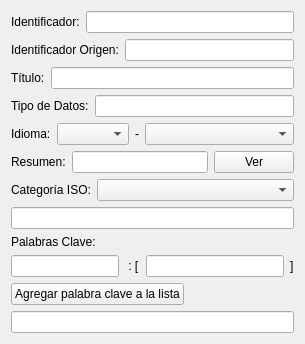
          <widget class="QWidget" name="page">
           <property name="geometry">
            <rect>
             <x>0</x>
             <y>0</y>
             <width>305</width>
             <height>341</height>
            </rect>
           </property>
           <attribute name="icon">
            <iconset>
             <normaloff>icon/identification.png</normaloff>icon/identification.png</iconset>
           </attribute>
           <attribute name="label">
            <string>Identificación</string>
           </attribute>
           <layout class="QGridLayout" name="gridLayout_2">
            <item row="0" column="0">
             <layout class="QHBoxLayout" name="horizontalLayout">
              <item>
               <widget class="QLabel" name="labelidentificador">
                <property name="sizePolicy">
                 <sizepolicy hsizetype="Fixed" vsizetype="Preferred">
                  <horstretch>0</horstretch>
                  <verstretch>0</verstretch>
                 </sizepolicy>
                </property>
                <property name="text">
                 <string>Identificador:</string>
                </property>
               </widget>
              </item>
              <item>
               <widget class="QLineEdit" name="lineEditIDENTIFICADOR">
                <property name="toolTip">
                 <string>Una referencia, URI, URL o algún otro mecanismo para identificar el recurso</string>
                </property>
                <property name="clearButtonEnabled">
                 <bool>true</bool>
                </property>
               </widget>
              </item>
             </layout>
            </item>
            <item row="1" column="0">
             <layout class="QHBoxLayout" name="horizontalLayout_2">
              <item>
               <widget class="QLabel" name="labelidentificadororigen">
                <property name="sizePolicy">
                 <sizepolicy hsizetype="Fixed" vsizetype="Preferred">
                  <horstretch>0</horstretch>
                  <verstretch>0</verstretch>
                 </sizepolicy>
                </property>
                <property name="text">
                 <string>Identificador Origen:</string>
                </property>
               </widget>
              </item>
              <item>
               <widget class="QLineEdit" name="lineEditIDENTIFICADOR_ORIGEN">
                <property name="toolTip">
                 <string>Una referencia, URI, URL o algún otro mecanismo para identificar el recurso padre del que este recurso es parte (hijo).</string>
                </property>
                <property name="clearButtonEnabled">
                 <bool>true</bool>
                </property>
               </widget>
              </item>
             </layout>
            </item>
            <item row="2" column="0">
             <layout class="QHBoxLayout" name="horizontalLayout_3">
              <item>
               <widget class="QLabel" name="labeltitulo">
                <property name="sizePolicy">
                 <sizepolicy hsizetype="Fixed" vsizetype="Preferred">
                  <horstretch>0</horstretch>
                  <verstretch>0</verstretch>
                 </sizepolicy>
                </property>
                <property name="text">
                 <string>Título:</string>
                </property>
               </widget>
              </item>
              <item>
               <widget class="QLineEdit" name="lineEditTITULO">
                <property name="toolTip">
                 <string>Devuelve el nombre de recurso legible por humanos, típicamente mostrado en los resultados de las busquedas.</string>
                </property>
                <property name="clearButtonEnabled">
                 <bool>true</bool>
                </property>
               </widget>
              </item>
             </layout>
            </item>
            <item row="3" column="0">
             <layout class="QHBoxLayout" name="horizontalLayout_4">
              <item>
               <widget class="QLabel" name="labeltipo">
                <property name="sizePolicy">
                 <sizepolicy hsizetype="Fixed" vsizetype="Preferred">
                  <horstretch>0</horstretch>
                  <verstretch>0</verstretch>
                 </sizepolicy>
                </property>
                <property name="text">
                 <string>Tipo de Datos:</string>
                </property>
               </widget>
              </item>
              <item>
               <widget class="QLineEdit" name="lineEditTIPO">
                <property name="toolTip">
                 <string>Si bien no se obliga a usar un vocabulario formal, se recomienda usar los valores ISO 19115 MD_ScopeCode. Por ejmplo, &quot;dataset&quot; o &quot;series&quot;. Si no esta seguro del tipo a seleccionar, use &quot;dataset&quot;.</string>
                </property>
                <property name="clearButtonEnabled">
                 <bool>true</bool>
                </property>
               </widget>
              </item>
             </layout>
            </item>
            <item row="4" column="0">
             <layout class="QHBoxLayout" name="horizontalLayout_5">
              <item>
               <widget class="QLabel" name="labelidioma">
                <property name="sizePolicy">
                 <sizepolicy hsizetype="Fixed" vsizetype="Preferred">
                  <horstretch>0</horstretch>
                  <verstretch>0</verstretch>
                 </sizepolicy>
                </property>
                <property name="text">
                 <string>Idioma:</string>
                </property>
               </widget>
              </item>
              <item>
               <widget class="QComboBox" name="comboBoxIDIOMAID">
                <property name="sizePolicy">
                 <sizepolicy hsizetype="Fixed" vsizetype="Fixed">
                  <horstretch>0</horstretch>
                  <verstretch>0</verstretch>
                 </sizepolicy>
                </property>
                <property name="toolTip">
                 <string>Idioma en que se encuentra el recurso. Código de idioma (3 letras). Ejemplo &quot;spa&quot;.</string>
                </property>
               </widget>
              </item>
              <item>
               <widget class="QLabel" name="label">
                <property name="sizePolicy">
                 <sizepolicy hsizetype="Fixed" vsizetype="Preferred">
                  <horstretch>0</horstretch>
                  <verstretch>0</verstretch>
                 </sizepolicy>
                </property>
                <property name="text">
                 <string>-</string>
                </property>
               </widget>
              </item>
              <item>
               <widget class="QComboBox" name="comboBoxIDIOMAPAIS">
                <property name="sizePolicy">
                 <sizepolicy hsizetype="Preferred" vsizetype="Fixed">
                  <horstretch>0</horstretch>
                  <verstretch>0</verstretch>
                 </sizepolicy>
                </property>
                <property name="toolTip">
                 <string>País donde se originó el recurso. Código de país (3 letras). Ejemplo &quot;VEN&quot;.</string>
                </property>
               </widget>
              </item>
             </layout>
            </item>
            <item row="5" column="0">
             <layout class="QHBoxLayout" name="horizontalLayout_6">
              <item>
               <widget class="QLabel" name="labelresumen">
                <property name="sizePolicy">
                 <sizepolicy hsizetype="Fixed" vsizetype="Preferred">
                  <horstretch>0</horstretch>
                  <verstretch>0</verstretch>
                 </sizepolicy>
                </property>
                <property name="text">
                 <string>Resumen:</string>
                </property>
               </widget>
              </item>
              <item>
               <widget class="QLineEdit" name="lineEditRESUMEN">
                <property name="toolTip">
                 <string>Descripción de forma libre del recurso.</string>
                </property>
                <property name="clearButtonEnabled">
                 <bool>true</bool>
                </property>
               </widget>
              </item>
              <item>
               <widget class="QPushButton" name="pushButtonVERABS">
                <property name="sizePolicy">
                 <sizepolicy hsizetype="Fixed" vsizetype="Fixed">
                  <horstretch>0</horstretch>
                  <verstretch>0</verstretch>
                 </sizepolicy>
                </property>
                <property name="text">
                 <string>Ver</string>
                </property>
               </widget>
              </item>
             </layout>
            </item>
            <item row="6" column="0">
             <layout class="QHBoxLayout" name="horizontalLayout_7">
              <item>
               <widget class="QLabel" name="labelcategoria">
                <property name="sizePolicy">
                 <sizepolicy hsizetype="Fixed" vsizetype="Preferred">
                  <horstretch>0</horstretch>
                  <verstretch>0</verstretch>
                 </sizepolicy>
                </property>
                <property name="text">
                 <string>Categoría ISO:</string>
                </property>
               </widget>
              </item>
              <item>
               <widget class="QComboBox" name="comboBoxCATEGORIA">
                <property name="sizePolicy">
                 <sizepolicy hsizetype="Preferred" vsizetype="Fixed">
                  <horstretch>0</horstretch>
                  <verstretch>0</verstretch>
                 </sizepolicy>
                </property>
                <property name="toolTip">
                 <string>Selecciona una categoria y agregala a la lista.</string>
                </property>
               </widget>
              </item>
             </layout>
            </item>
            <item row="7" column="0">
             <layout class="QHBoxLayout" name="horizontalLayout_15">
              <item>
               <widget class="QLineEdit" name="lineEditCATEGORIA">
                <property name="toolTip">
                 <string>Las categorias elegidas se añadirán como una nueva entrada en la pestaña de palabras clave.</string>
                </property>
                <property name="clearButtonEnabled">
                 <bool>true</bool>
                </property>
               </widget>
              </item>
             </layout>
            </item>
            <item row="8" column="0">
             <widget class="QLabel" name="labelpalabrasclavesconcepto">
              <property name="sizePolicy">
               <sizepolicy hsizetype="Fixed" vsizetype="Preferred">
                <horstretch>0</horstretch>
                <verstretch>0</verstretch>
               </sizepolicy>
              </property>
              <property name="text">
               <string>Palabras Clave:</string>
              </property>
             </widget>
            </item>
            <item row="9" column="0">
             <layout class="QHBoxLayout" name="horizontalLayout_8">
              <item>
               <widget class="QLineEdit" name="lineEditCONCEPTOPC">
                <property name="sizePolicy">
                 <sizepolicy hsizetype="Maximum" vsizetype="Fixed">
                  <horstretch>0</horstretch>
                  <verstretch>0</verstretch>
                 </sizepolicy>
                </property>
                <property name="toolTip">
                 <string>Concepto general que engloba palabras claves asociadas al recurso.</string>
                </property>
                <property name="inputMask">
                 <string/>
                </property>
                <property name="text">
                 <string/>
                </property>
                <property name="maxLength">
                 <number>32767</number>
                </property>
                <property name="clearButtonEnabled">
                 <bool>true</bool>
                </property>
               </widget>
              </item>
              <item>
               <widget class="QLabel" name="labelpalabrasclavesitem">
                <property name="sizePolicy">
                 <sizepolicy hsizetype="Fixed" vsizetype="Preferred">
                  <horstretch>0</horstretch>
                  <verstretch>0</verstretch>
                 </sizepolicy>
                </property>
                <property name="text">
                 <string> : [</string>
                </property>
               </widget>
              </item>
              <item>
               <widget class="QLineEdit" name="lineEditITEMSPC">
                <property name="sizePolicy">
                 <sizepolicy hsizetype="Minimum" vsizetype="Fixed">
                  <horstretch>0</horstretch>
                  <verstretch>0</verstretch>
                 </sizepolicy>
                </property>
                <property name="toolTip">
                 <string>Items asociado al concepto, separados por comas.</string>
                </property>
                <property name="inputMask">
                 <string/>
                </property>
                <property name="text">
                 <string/>
                </property>
                <property name="maxLength">
                 <number>32767</number>
                </property>
                <property name="clearButtonEnabled">
                 <bool>true</bool>
                </property>
               </widget>
              </item>
              <item>
               <widget class="QLabel" name="labelpalabrasclavesitem_2">
                <property name="sizePolicy">
                 <sizepolicy hsizetype="Fixed" vsizetype="Preferred">
                  <horstretch>0</horstretch>
                  <verstretch>0</verstretch>
                 </sizepolicy>
                </property>
                <property name="text">
                 <string>]</string>
                </property>
               </widget>
              </item>
             </layout>
            </item>
            <item row="10" column="0">
             <widget class="QPushButton" name="pushButtonAGREGARPC">
              <property name="sizePolicy">
               <sizepolicy hsizetype="Fixed" vsizetype="Fixed">
                <horstretch>0</horstretch>
                <verstretch>0</verstretch>
               </sizepolicy>
              </property>
              <property name="text">
               <string>Agregar palabra clave a la lista</string>
              </property>
             </widget>
            </item>
            <item row="11" column="0">
             <widget class="QLineEdit" name="lineEditPALABRASCLAVES">
              <property name="toolTip">
               <string>Un conjunto de palabras claves descriptivas asociadas con el recurso para un concepto especifico. Se recomienda agregar desde la sección de arriba.</string>
              </property>
              <property name="clearButtonEnabled">
               <bool>true</bool>
              </property>
             </widget>
            </item>
           </layout>
          </widget>
